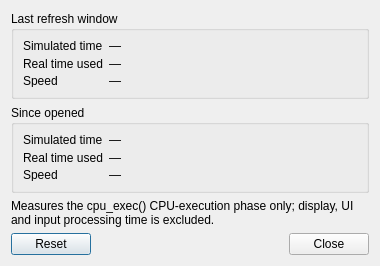
<?xml version="1.0" encoding="UTF-8"?>
<ui version="4.0">
 <class>CPUTime</class>
 <widget class="QDialog" name="CPUTime">
  <property name="geometry">
   <rect>
    <x>0</x>
    <y>0</y>
    <width>380</width>
    <height>230</height>
   </rect>
  </property>
  <property name="windowTitle">
   <string>CPU Time</string>
  </property>
  <layout class="QVBoxLayout" name="verticalLayout">
   <item>
    <widget class="QGroupBox" name="windowGroup">
     <property name="title">
      <string>Last refresh window</string>
     </property>
     <layout class="QFormLayout" name="windowForm">
      <item row="0" column="0">
       <widget class="QLabel" name="windowGuestLabel">
        <property name="text">
         <string>Simulated time</string>
        </property>
       </widget>
      </item>
      <item row="0" column="1">
       <widget class="QLabel" name="windowGuestValue">
        <property name="text">
         <string>—</string>
        </property>
       </widget>
      </item>
      <item row="1" column="0">
       <widget class="QLabel" name="windowRealLabel">
        <property name="text">
         <string>Real time used</string>
        </property>
       </widget>
      </item>
      <item row="1" column="1">
       <widget class="QLabel" name="windowRealValue">
        <property name="text">
         <string>—</string>
        </property>
       </widget>
      </item>
      <item row="2" column="0">
       <widget class="QLabel" name="windowSpeedLabel">
        <property name="text">
         <string>Speed</string>
        </property>
       </widget>
      </item>
      <item row="2" column="1">
       <widget class="QLabel" name="windowSpeedValue">
        <property name="text">
         <string>—</string>
        </property>
       </widget>
      </item>
     </layout>
    </widget>
   </item>
   <item>
    <widget class="QGroupBox" name="totalGroup">
     <property name="title">
      <string>Since opened</string>
     </property>
     <layout class="QFormLayout" name="totalForm">
      <item row="0" column="0">
       <widget class="QLabel" name="totalGuestLabel">
        <property name="text">
         <string>Simulated time</string>
        </property>
       </widget>
      </item>
      <item row="0" column="1">
       <widget class="QLabel" name="totalGuestValue">
        <property name="text">
         <string>—</string>
        </property>
       </widget>
      </item>
      <item row="1" column="0">
       <widget class="QLabel" name="totalRealLabel">
        <property name="text">
         <string>Real time used</string>
        </property>
       </widget>
      </item>
      <item row="1" column="1">
       <widget class="QLabel" name="totalRealValue">
        <property name="text">
         <string>—</string>
        </property>
       </widget>
      </item>
      <item row="2" column="0">
       <widget class="QLabel" name="totalSpeedLabel">
        <property name="text">
         <string>Speed</string>
        </property>
       </widget>
      </item>
      <item row="2" column="1">
       <widget class="QLabel" name="totalSpeedValue">
        <property name="text">
         <string>—</string>
        </property>
       </widget>
      </item>
     </layout>
    </widget>
   </item>
   <item>
    <widget class="QLabel" name="noteLabel">
     <property name="text">
      <string>Measures the cpu_exec() CPU-execution phase only; display, UI and input processing time is excluded.</string>
     </property>
     <property name="wordWrap">
      <bool>true</bool>
     </property>
    </widget>
   </item>
   <item>
    <layout class="QHBoxLayout" name="buttonLayout">
     <item>
      <widget class="QPushButton" name="resetButton">
       <property name="text">
        <string>Reset</string>
       </property>
      </widget>
     </item>
     <item>
      <spacer name="horizontalSpacer">
       <property name="orientation">
        <enum>Qt::Horizontal</enum>
       </property>
       <property name="sizeHint" stdset="0">
        <size>
         <width>40</width>
         <height>20</height>
        </size>
       </property>
      </spacer>
     </item>
     <item>
      <widget class="QDialogButtonBox" name="buttonBox">
       <property name="standardButtons">
        <set>QDialogButtonBox::Close</set>
       </property>
      </widget>
     </item>
    </layout>
   </item>
  </layout>
 </widget>
 <resources/>
 <connections>
  <connection>
   <sender>buttonBox</sender>
   <signal>rejected()</signal>
   <receiver>CPUTime</receiver>
   <slot>reject()</slot>
   <hints>
    <hint type="sourcelabel">
     <x>330</x>
     <y>210</y>
    </hint>
    <hint type="destinationlabel">
     <x>190</x>
     <y>115</y>
    </hint>
   </hints>
  </connection>
 </connections>
</ui>
